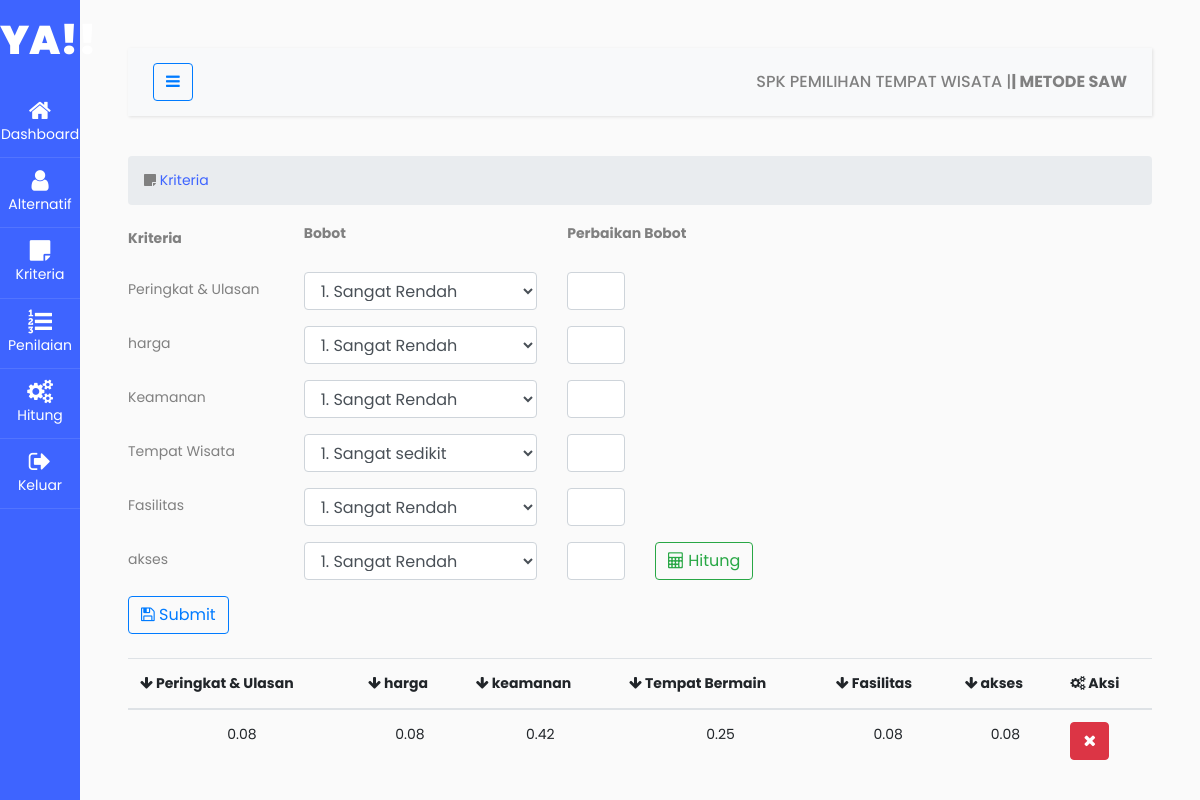
The app's page /kriteria.php (signed in) with its own data.
### tables this page shows
CREATE TABLE `saw_kriteria` (
  `no` int NOT NULL,
  `peringkat` float NOT NULL,
  `harga` float NOT NULL,
  `keamanan` float NOT NULL,
  `permainan` float NOT NULL,
  `fasilitas` float NOT NULL,
  `akses` float NOT NULL
);

### kriteria.php (the view, shortened to what this page needs)
<!doctype html>
<html lang="en">
<?php
include 'components/head.php';
?>
<body>
  <div class="wrapper d-flex align-items-stretch">
    <?php
    include 'components/sidebar.php';
    ?>
    <div id="content" class="p-4 p-md-5">
      <?php
      include 'components/navbar.php';
      ?>
      <section id="main-content">
        <section class="wrapper">
          <div class="row">
            <div class="col-lg-12">
              <ol class="breadcrumb">
                <li><i class="fa fa-sticky-note"></i><a href="kriteria.php"> Kriteria</a></li>
              </ol>
            </div>
          </div>
          <?php
          include 'koneksi.php';
          ?>
          <form class="form-validate form-horizontal" id="register_form" method="post" action="">
            <div class="form-group row">
              <label class="col-sm-2 col-form-label"><b>Kriteria</b></label>
              <div class="col-sm-3">
                <label><b>Bobot</b></label>
              </div>
              <div class="col-sm-2">
                <label><b>Perbaikan Bobot</b></label>
              </div>
            </div>
            <div class="form-group row">
              <label class="col-sm-2 col-form-label">Peringkat & Ulasan</label>
              <div class="col-sm-3">
                <select class="form-control" name="peringkat_param" id="peringkat_param">
                  <option>1. Sangat Rendah</option>
                </select>
              </div>
              <div class="col-sm-1">
                <input type="text" class="form-control" name="peringkat" id="peringkat">
              </div>
            </div>
            <div class="form-group row">
              <label class="col-sm-2 col-form-label">harga</label>
              <div class="col-sm-3">
                <select class="form-control" name="harga_param" id="harga_param">
                  <option>1. Sangat Rendah</option>
                </select>
              </div>
              <div class="col-sm-1">
                <input type="text" class="form-control" name="harga" id="harga">
              </div>
            </div>
            <div class="form-group row">
              <label class="col-sm-2 col-form-label">Keamanan</label>
              <div class="col-sm-3">
                <select class="form-control" name="keamanan_param" id="keamanan_param">
                  <option>1. Sangat Rendah</option>
                </select>
              </div>
              <div class="col-sm-1">
                <input type="text" class="form-control" name="keamanan" id="keamanan">
              </div>
            </div>
            <div class="form-group row">
              <label class="col-sm-2 col-form-label">Tempat Wisata</label>
              <div class="col-sm-3">
                <select class="form-control" name="permainan_param" id="permainan_param">
                  <option>1. Sangat sedikit</option>
                </select>
              </div>
              <div class="col-sm-1">
                <input type="text" class="form-control" name="permainan" id="permainan">
              </div>
            </div>
            <div class="form-group row">
              <label class="col-sm-2 col-form-label">Fasilitas</label>
              <div class="col-sm-3">
                <select class="form-control" name="fasilitas_param" id="fasilitas_param">
                  <option>1. Sangat Rendah</option>
                </select>
              </div>
              <div class="col-sm-1">
                <input type="text" class="form-control" name="fasilitas" id="fasilitas">
              </div>
            </div>
            <div class="form-group row">
              <label class="col-sm-2 col-form-label">akses</label>
              <div class="col-sm-3">
                <select class="form-control" name="akses_param" id="akses_param">
                  <option>1. Sangat Rendah</option>
                </select>
              </div>
              <div class="col-sm-1">
                <input type="text" class="form-control" name="akses" id="akses">
              </div>
              <div class="col-sm-2">
                <button class="btn btn-outline-success" type="button" id="hitung" onclick="fungsiku()" name="hitung"><i class="fa fa-calculator"></i> Hitung</button>
              </div>
            </div>
            <div class="mb-4">
              <button class="btn btn-outline-primary" type="submit" name="submit"><i class="fa fa-save"></i> Submit</button>
            </div>
          </form>
          <table class="table">
            <thead>
              <tr>
                <th><i class="fa fa-arrow-down"></i> Peringkat & Ulasan</th>
                <th><i class="fa fa-arrow-down"></i> harga</th>
                <th><i class="fa fa-arrow-down"></i> keamanan</th>
                <th><i class="fa fa-arrow-down"></i> Tempat Bermain</th>
                <th><i class="fa fa-arrow-down"></i> Fasilitas</th>
                <th><i class="fa fa-arrow-down"></i> akses</th>
                <th><i class="fa fa-cogs"></i> Aksi</th>
              </tr>
            </thead>
            <?php
            $sql = "SELECT * FROM saw_kriteria";
            $hasil = $conn->query($sql);
            $rows = $hasil->num_rows;
            if ($rows > 0) {
              while ($row = $hasil->fetch_row()) {
            ?>
                <tr>
                  <td Align="center"><?= $row[1] ?></td>
                  <td Align="center"><?= $row[2] ?></td>
                  <td Align="center"><?= $row[3] ?></td>
                  <td Align="center"><?= $row[4] ?></td>
                  <td Align="center"><?= $row[5] ?></td>
                  <td Align="center"><?= $row[6] ?></td>
                  <td>
                    <div class="btn-group">
                      <a class="btn btn-danger" href="kriteria_hapus.php?id=<?= $row[0] ?>"><i class="fa fa-close"></i></a>
                    </div>
                  </td>
                </tr>
            <?php }
            } else {
              echo "<tr>
                  <td>Data Tidak Ada</td>
              <tr>";
            } ?>
          </table>
        </section>
      </section>
    </div>
  </div>
</body>
</html>

### records on screen
saw_kriteria: peringkat "0.08", harga "0.08", keamanan "0.42", permainan "0.25", fasilitas "0.08", akses "0.08"
